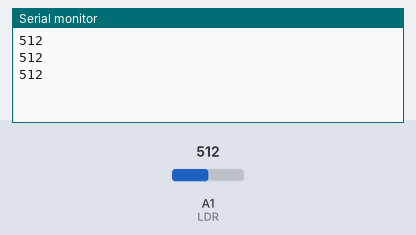
Simulated run of this sketch. Board: Arduino Uno, built with avr-gcc and run on an emulated ATmega328P. Parts: the last lines printed to the serial monitor. Inputs (shaded band) come from the test bench; at power-on: A1 (LDR) = 512.

Above: at 1.3 s.
1.4 s: A1 (LDR) set to 716
At 1.9 s:
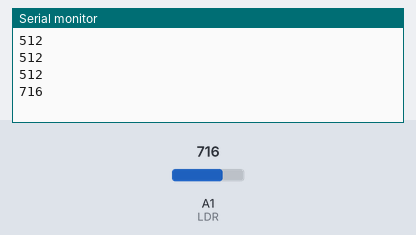
2.9 s: A1 (LDR) set to 900
At 3.4 s:
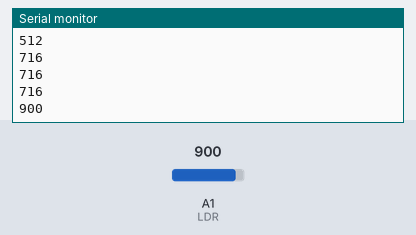
Timing chart, 0 to 5.9 s (numbered marks = the images above; inputs shaded):
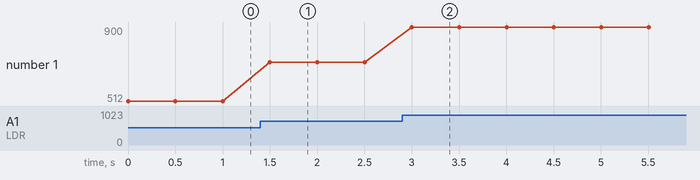

Measured:
- after the input at 1.4 s, the serial monitor: prints a new line after 0.10 s (image 1)
- after the input at 2.9 s, the serial monitor: prints a new line after 0.10 s (image 2)
- plotted number 1: 512 → 716 after the input at 1.4 s, 716 → 900 after the input at 2.9 s

The sketch:

_04_LDR.ino
```cpp
/*
  Workshop do Embarcados no Arduino Day 2015
  Fabio Souza
  Igor Tavares

  Exemplo 4 - Entrada analogica - LDR!!!
*/

const int LDR = A1;

// configurações
void setup() {
 Serial.begin(9600); //configura comunicaçao serial
}

// loop principal
void loop() {
   int valor;              //VARIVEL AUX

  valor = analogRead(LDR);  //LE VALOR NA ENTRADA ANALOGICA
  Serial.println(valor);    //ESCREVE VALOR NA SERIAL
  delay(500);

}
```
